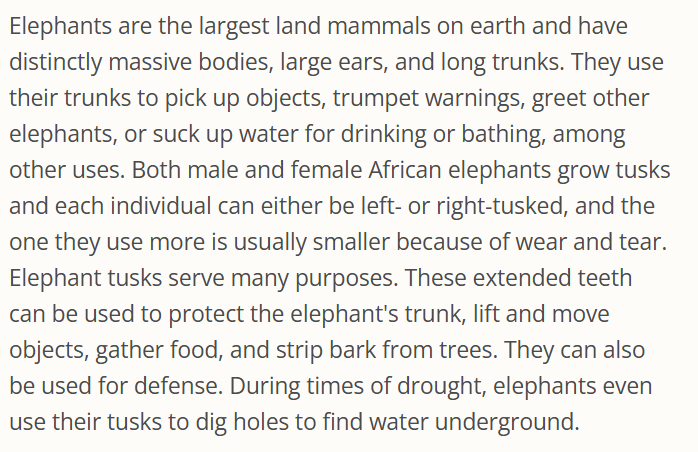
#> input picture Backend/app/uploads/ElephantTest.png, 698 x 452 px
$ python -i ocr_service.py   (imports and definitions only)
#> lines starting #> are read from the running program, lines starting #| are printed output that depends on the picture; after the words box and inside, x2 and y2 are one past the last pixel; in counts of white or black regions, pixels touching at a corner belong together
import cv2
import pytesseract
from pytesseract import Output
import re
import os
import shutil
from typing import Dict, List, Tuple, Any

# IMPORTANT: Explicit Tesseract path for Windows
windows_tesseract_path = r"C:\Program Files\Tesseract-OCR\tesseract.exe"
if os.path.exists(windows_tesseract_path):
    pytesseract.pytesseract.tesseract_cmd = windows_tesseract_path
else:
    system_tesseract = shutil.which("tesseract")
    if system_tesseract:
        pytesseract.pytesseract.tesseract_cmd = system_tesseract


MIN_OCR_DPI = 300
LOW_CONFIDENCE_THRESHOLD = 50
DEFAULT_PSM = 4


def preprocess_image(image_path: str):
    """
    Conservative preprocessing for handwritten & printed notes.
    Preserves character strokes and avoids OCR hallucination.
    """
#> called with image_path = '../uploads/ElephantTest.png'

    # Read image
    img = cv2.imread(image_path)
#> img is the input picture: shape (452, 698, 3); mean B, G, R 231.1, 233.8, 235.6
    if img is None:
        raise ValueError("Image not found or invalid image path")

    gray = cv2.cvtColor(img, cv2.COLOR_BGR2GRAY)
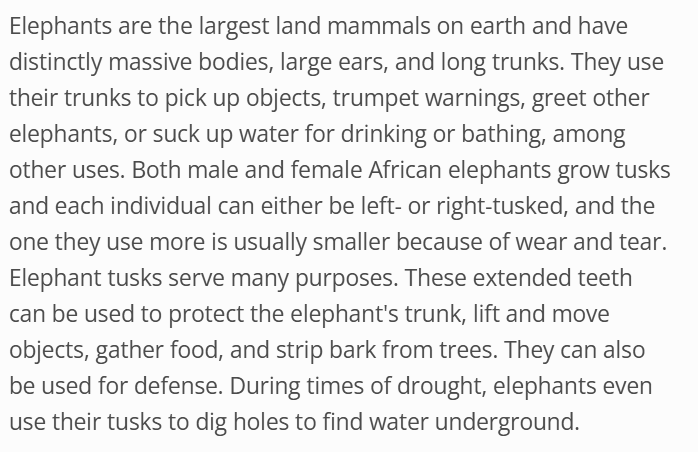
#> gray: shape (452, 698); min 75, max 252, mean 233.9

    # Light denoising (safe for handwriting)
    denoised = cv2.fastNlMeansDenoising(
        gray,
        h=30,
        templateWindowSize=7,
        searchWindowSize=21
    )

    # Contrast normalization
    clahe = cv2.createCLAHE(clipLimit=2.0, tileGridSize=(8, 8))
    normalized = clahe.apply(denoised)

    # Adaptive thresholding for uneven illumination
    thresholded = cv2.adaptiveThreshold(
        normalized,
        255,
        cv2.ADAPTIVE_THRESH_GAUSSIAN_C,
        cv2.THRESH_BINARY,
        35,
        11
    )
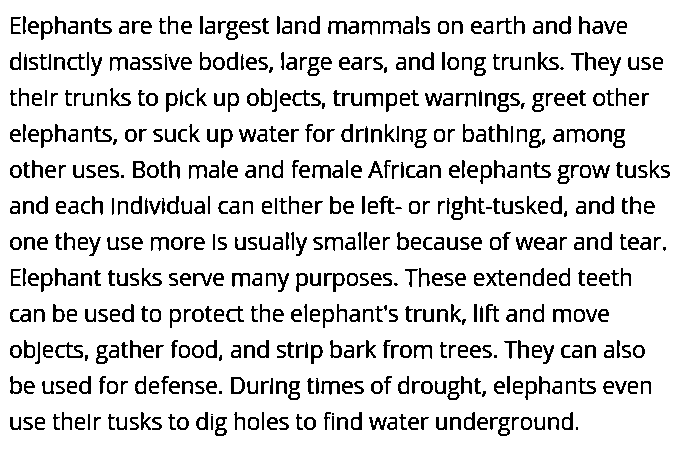
#> thresholded: shape (452, 698); 86.6% white; black in thin lines or dots, all inside (x1, y1, x2, y2) = (10, 16, 670, 436)

    # Resize to OCR-friendly resolution
    height, width = thresholded.shape[:2]
#> height = 452; width = 698
    scale = max(MIN_OCR_DPI / 150, 1.0)
    resized = cv2.resize(
        thresholded,
        (int(width * scale), int(height * scale)),
        interpolation=cv2.INTER_CUBIC
    )

    return resized


def build_tesseract_config(psm: int = DEFAULT_PSM) -> str:
    # OEM 1 → LSTM engine only
    return f"--oem 1 --psm {psm}"


# [177 lines left out: functions extract_text_from_image, extract_layout_aware_text, image_contains_text, clean_text, _safe_confidence, _join_words and 2 more, not called in this run]

>>> result = preprocess_image('../uploads/ElephantTest.png')

$ run again, on Backend/app/uploads/HoneyTest.png
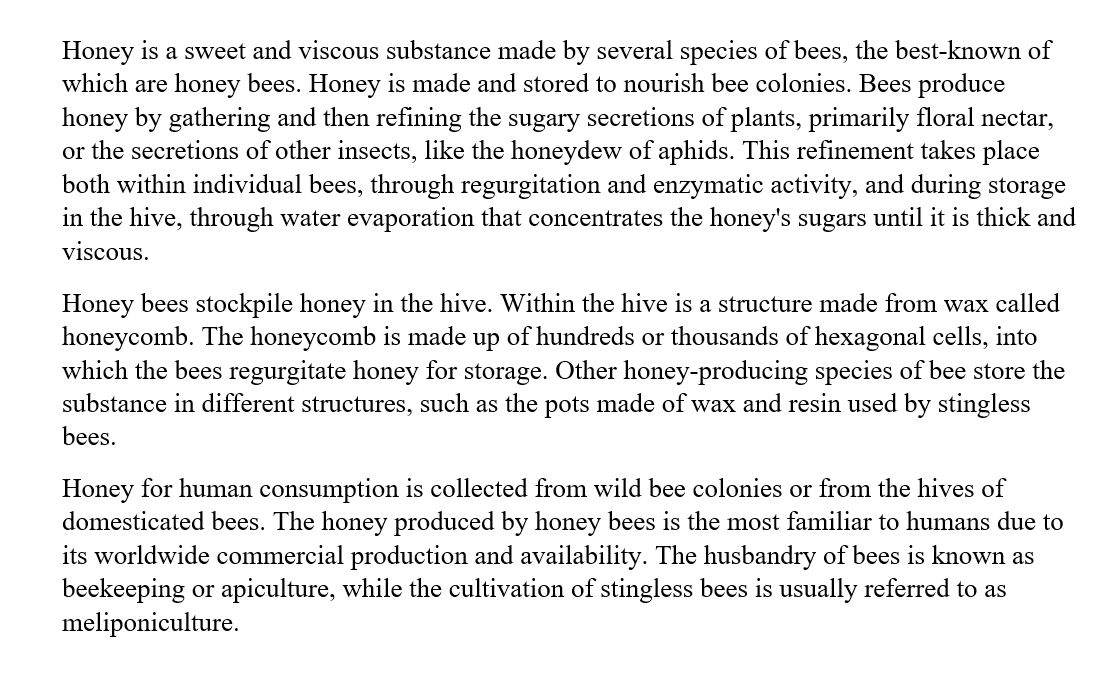
#> input picture Backend/app/uploads/HoneyTest.png, 1117 x 692 px
#> in preprocess_image, img is the input picture: shape (692, 1117, 3); min 0, max 255, mean 234.8
#> in preprocess_image, `thresholded = cv2.adaptiveThreshold( normalized, 255, cv2.ADAPTIVE_THR..`:
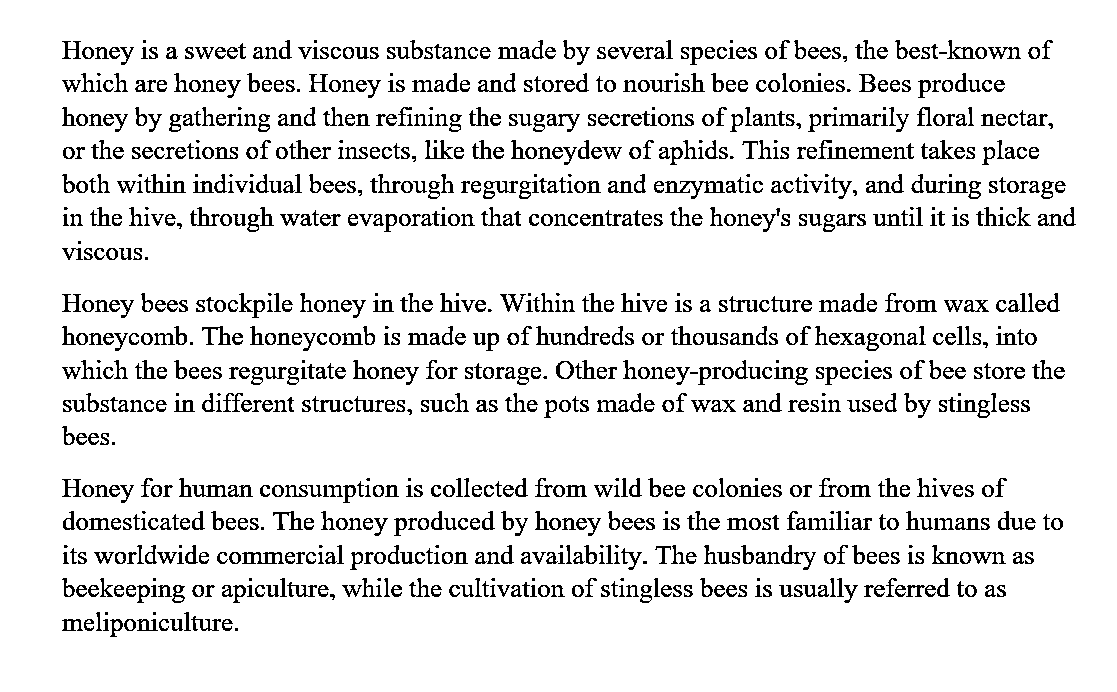
#> thresholded: shape (692, 1117); 90.3% white; black in thin lines or dots, all inside (x1, y1, x2, y2) = (62, 40, 1076, 637)

$ run again, on Backend/app/uploads/deer_test.png
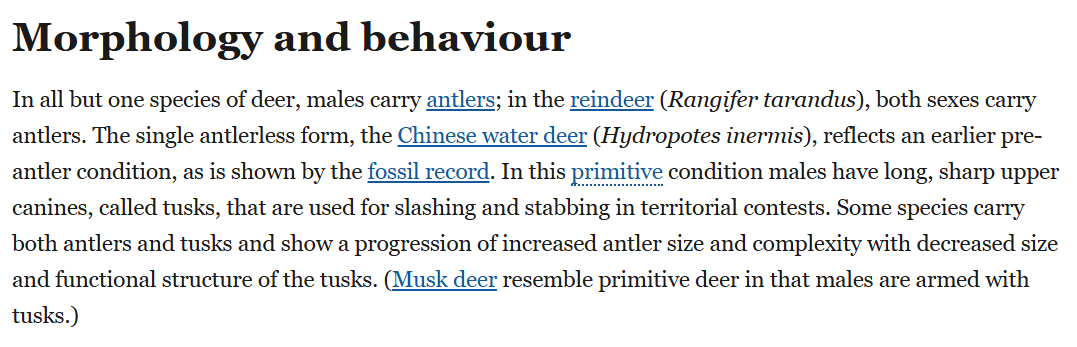
#> input picture Backend/app/uploads/deer_test.png, 1077 x 347 px
#> in preprocess_image, img is the input picture: shape (347, 1077, 3); mean B, G, R 236, 235.2, 234.5
#> in preprocess_image, `gray = cv2.cvtColor(img, cv2.COLOR_BGR2GRAY)`:
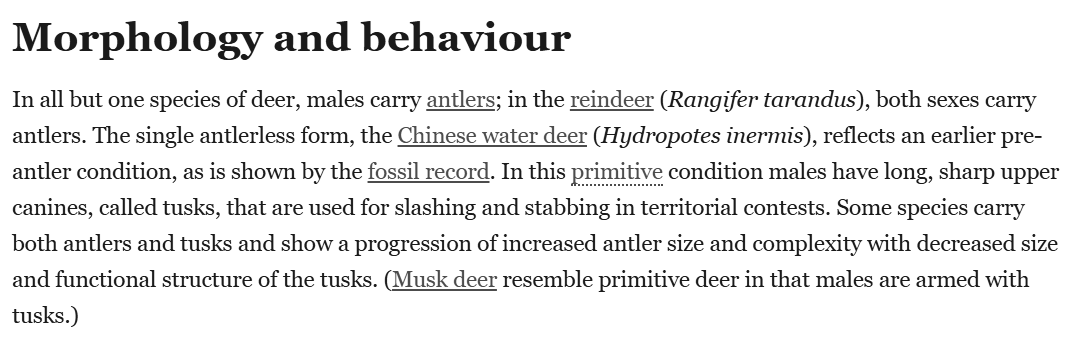
#> gray: shape (347, 1077); min 25, max 255, mean 235.1
#> in preprocess_image, `thresholded = cv2.adaptiveThreshold( normalized, 255, cv2.ADAPTIVE_THR..`:
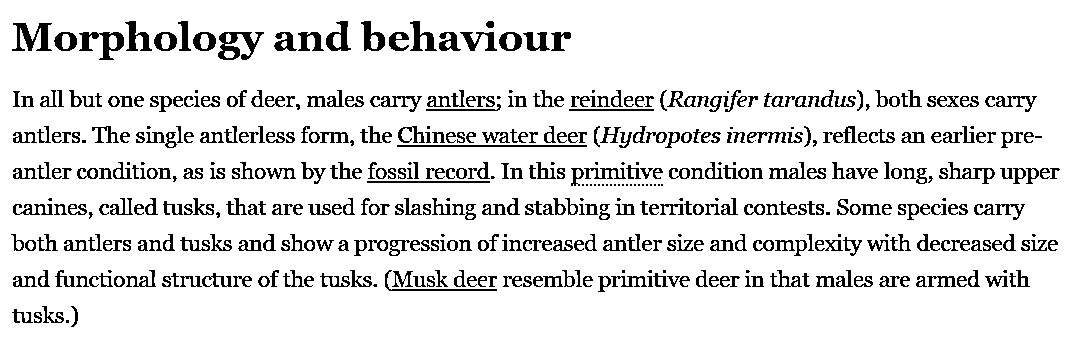
#> thresholded: shape (347, 1077); 89.3% white; black in thin lines or dots, all inside (x1, y1, x2, y2) = (11, 21, 1060, 327)
